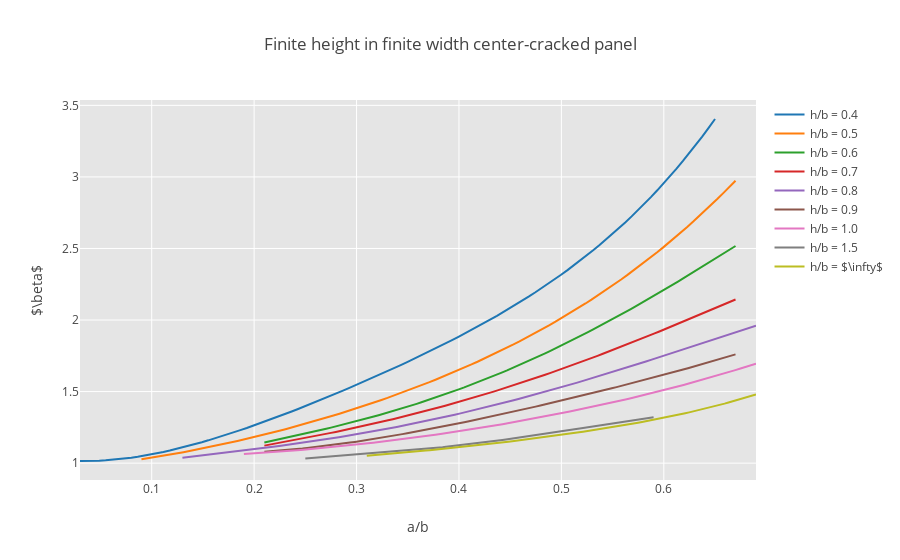

This figure's notebook cell:
### Code cell
#load saved plot.ly figures
with open('plotlyfigs/compounding.pickle','rb') as f:
    fig=pickle.load(f)
#plot first figure
iplot(fig[0])
